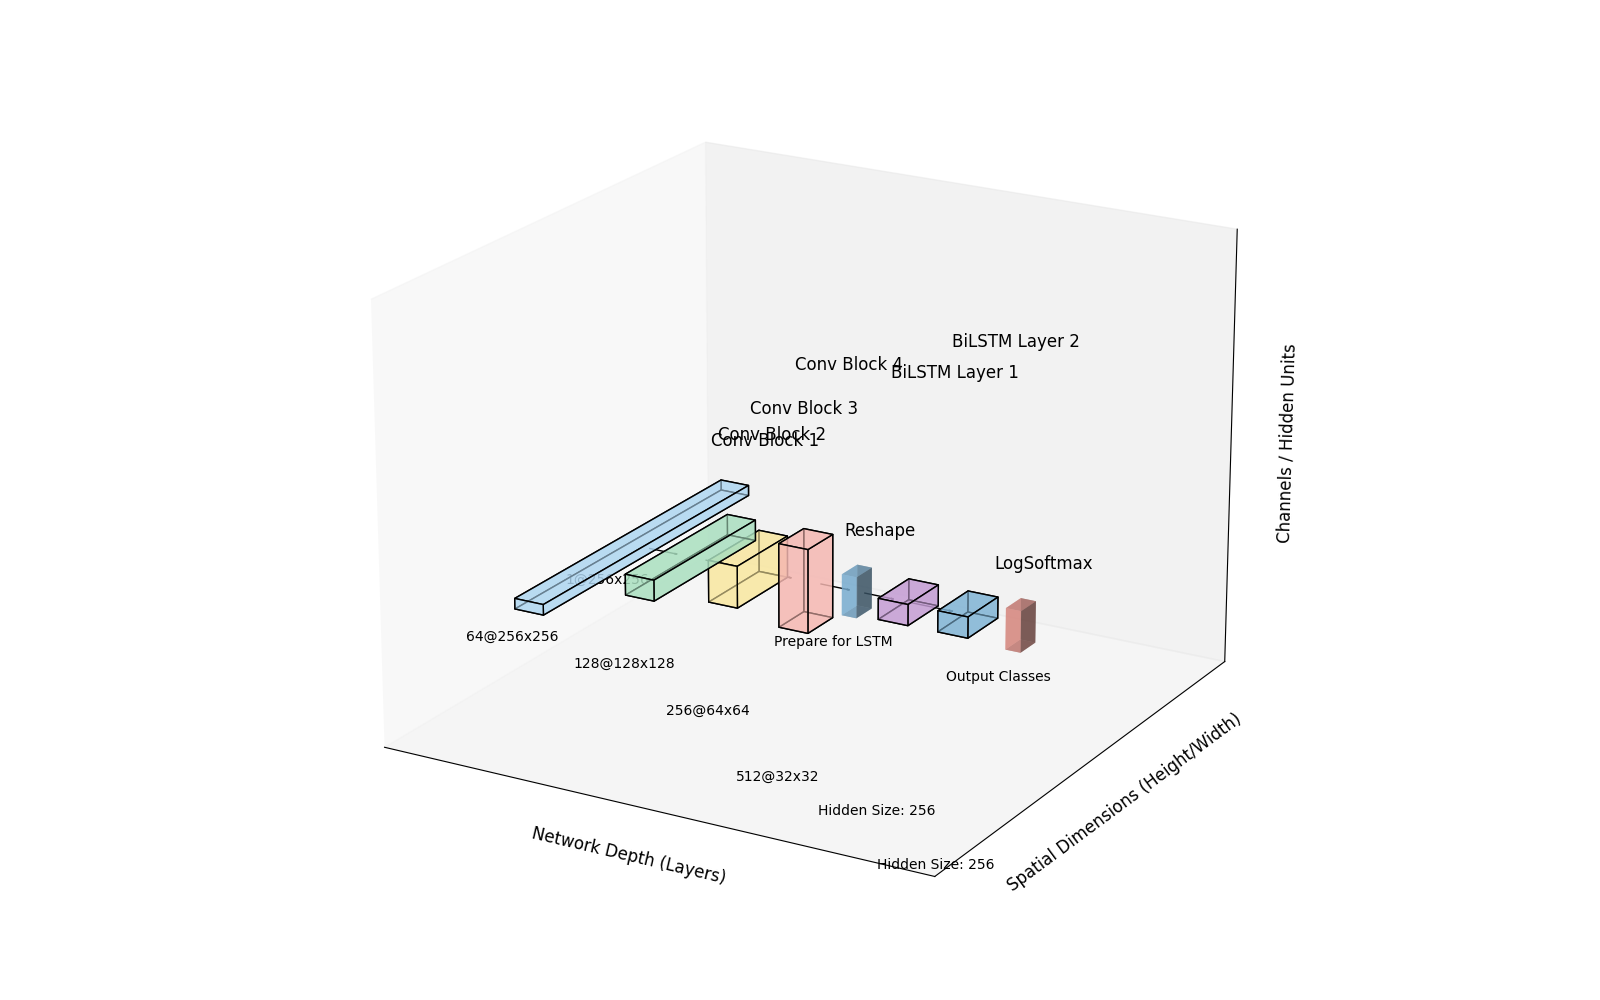

Here is the Python script that generated this plot:
import matplotlib.pyplot as plt
from mpl_toolkits.mplot3d.art3d import Poly3DCollection
import numpy as np


def plot_cube(ax, origin, size, color, label=None):
    """
    Plots a cube in 3D space.

    Parameters:
    - ax: The matplotlib 3D axes object.
    - origin: A tuple (x, y, z) representing the cube's origin.
    - size: A tuple (l, w, h) representing the cube's dimensions.
    - color: The face color of the cube.
    - label: Optional label to place on the cube.
    """
    o = np.array(origin)
    l, w, h = size
    # Define the cube's vertices
    x = [o[0], o[0] + l]
    y = [o[1], o[1] + w]
    z = [o[2], o[2] + h]
    # Vertices of the cube
    vertices = [[x[0], y[0], z[0]],
                [x[1], y[0], z[0]],
                [x[1], y[1], z[0]],
                [x[0], y[1], z[0]],
                [x[0], y[0], z[1]],
                [x[1], y[0], z[1]],
                [x[1], y[1], z[1]],
                [x[0], y[1], z[1]]]
    # Define the 6 faces of the cube
    faces = [[vertices[0], vertices[1], vertices[2], vertices[3]],
             [vertices[4], vertices[5], vertices[6], vertices[7]],
             [vertices[0], vertices[1], vertices[5], vertices[4]],
             [vertices[2], vertices[3], vertices[7], vertices[6]],
             [vertices[1], vertices[2], vertices[6], vertices[5]],
             [vertices[4], vertices[7], vertices[3], vertices[0]]]
    # Plot the cube
    ax.add_collection3d(Poly3DCollection(
        faces, facecolors=color, linewidths=1, edgecolors='black', alpha=0.6))
    # Add label if provided
    if label:
        ax.text(o[0] + l / 2, o[1] + w / 2, o[2] + h / 2, label,
                ha='center', va='center', fontsize=10, color='black')


# Set up the figure and 3D axes
fig = plt.figure(figsize=(16, 10))
ax = fig.add_subplot(111, projection='3d')

# Assume input image size (Height x Width): 256 x 256
input_spatial_size = 256
fixed_height = 256  # As per your model's fixed height
num_pooling_layers = 4  # As per your CNN architecture

# Calculate spatial dimensions after each layer
spatial_sizes = [input_spatial_size]

# CNN Layers configurations
cnn_layers_config = [
    {'name': 'Conv Block 1', 'in_channels': 1, 'out_channels': 64},
    {'name': 'Conv Block 2', 'in_channels': 64, 'out_channels': 128},
    {'name': 'Conv Block 3', 'in_channels': 128, 'out_channels': 256},
    {'name': 'Conv Block 4', 'in_channels': 256, 'out_channels': 512},
]

# LSTM Layers configurations
lstm_layers_config = [
    {'name': 'BiLSTM Layer 1', 'input_size': None, 'hidden_size': 256},
    {'name': 'BiLSTM Layer 2', 'input_size': None, 'hidden_size': 256},
]

# Colors for the cubes
cnn_colors = ['#AED6F1', '#A9DFBF', '#F9E79F', '#F5B7B1']
lstm_colors = ['#C39BD3', '#7FB3D5']

# Scaling factors for visualization
spatial_scaling = 0.05  # Adjust to fit the plot nicely
depth_scaling = 0.02

x_positions = []
current_x = 0

# Offset for z-axis labels to prevent overlap
z_label_offset = 5  # Adjust as needed

# Plot CNN layers
for idx, layer in enumerate(cnn_layers_config):
    # Update spatial size (after Conv + Pooling)
    if idx == 0:
        # First Conv layer, spatial size remains the same after Conv
        spatial_size = spatial_sizes[-1]
    else:
        # For subsequent layers, spatial size is halved after pooling
        spatial_size = spatial_sizes[-1] // 2
    spatial_sizes.append(spatial_size)

    # Dimensions for visualization
    size_x = 2  # Constant width along x-axis (network depth)
    size_y = spatial_size * spatial_scaling  # Spatial dimension scaled
    size_z = layer['out_channels'] * depth_scaling  # Depth scaled

    # Origin of the cube
    origin = (current_x, -size_y / 2, -size_z / 2)

    # Plot the cube
    plot_cube(ax, origin, (size_x, size_y, size_z), cnn_colors[idx])

    # Adjusted z position for the layer label to prevent overlap
    z_position = size_z / 2 + 2 + idx * z_label_offset

    # Add layer label
    ax.text(current_x + size_x / 2, size_y / 2 + 2, z_position,
            layer['name'], ha='center', va='bottom', fontsize=12)

    # Add dimension annotations (adjusted z position)
    annotation = f"{layer['out_channels']}@{spatial_size}x{spatial_size}"
    ax.text(current_x + size_x / 2, -size_y / 2 - 1, -size_z / 2 - 1 - idx * z_label_offset,
            annotation, ha='center', va='top', fontsize=10)

    # Update x position for the next layer
    x_positions.append(current_x)
    current_x += size_x + 2  # Adjust gap between layers

# Reshaping Layer
# Since the reshaping layer flattens the height dimension and prepares data for LSTM, we'll represent it differently.
# Let's use a flat rectangle to symbolize the reshaping process.

# Dimensions for visualization
reshaping_width = 1  # Width along x-axis
reshaping_height = 1  # Very thin to represent flattening
reshaping_depth = 5  # Arbitrary depth for visualization

# Origin of the reshaping layer
origin = (current_x, -reshaping_height / 2, -reshaping_depth / 2)

# Plot the reshaping layer
ax.bar3d(origin[0], origin[1], origin[2], reshaping_width, reshaping_height, reshaping_depth, color='#85C1E9',
         alpha=0.6)
ax.text(current_x + reshaping_width / 2, reshaping_height / 2 + 1, reshaping_depth / 2 + 2,
        'Reshape', ha='center', va='bottom', fontsize=12)

# Add reshaping layer annotation
annotation = f"Prepare for LSTM"
ax.text(current_x + reshaping_width / 2, -reshaping_height / 2 - 1, -reshaping_depth / 2 - 1,
        annotation, ha='center', va='top', fontsize=10)

# Update x position
x_positions.append(current_x)
current_x += reshaping_width + 2  # Adjust gap between layers

# Plot LSTM layers
for idx, layer in enumerate(lstm_layers_config):
    # Dimensions for visualization
    size_x = 2  # Constant width along x-axis (network depth)
    size_y = 2  # Since LSTM processes sequences, we can represent it with a fixed height
    size_z = layer['hidden_size'] * 0.01  # Scaled down for visualization

    # Origin of the cube
    origin = (current_x, -size_y / 2, -size_z / 2)

    # Plot the cube
    plot_cube(ax, origin, (size_x, size_y, size_z), lstm_colors[idx])

    # Adjusted z position for the layer label to prevent overlap
    z_position = size_z / 2 + 2 + (len(cnn_layers_config) + idx) * z_label_offset

    # Add layer label
    ax.text(current_x + size_x / 2, size_y / 2 + 2, z_position,
            layer['name'], ha='center', va='bottom', fontsize=12)

    # Add dimension annotations (adjusted z position)
    annotation = f"Hidden Size: {layer['hidden_size']}"
    ax.text(current_x + size_x / 2, -size_y / 2 - 1, -size_z / 2 - 1 - (len(cnn_layers_config) + idx) * z_label_offset,
            annotation, ha='center', va='top', fontsize=10)

    # Update x position for the next layer
    x_positions.append(current_x)
    current_x += size_x + 2  # Adjust gap between layers

# Output Layer (LogSoftmax)
# Represented as a flat rectangle

# Dimensions for visualization
output_width = 1
output_height = 1
output_depth = 5  # Arbitrary depth

# Origin of the output layer
origin = (current_x, -output_height / 2, -output_depth / 2)

# Plot the output layer
ax.bar3d(origin[0], origin[1], origin[2], output_width, output_height, output_depth, color='#F1948A', alpha=0.6)
ax.text(current_x + output_width / 2, output_height / 2 + 1, output_depth / 2 + 2,
        'LogSoftmax', ha='center', va='bottom', fontsize=12)

# Add output layer annotation
annotation = f"Output Classes"
ax.text(current_x + output_width / 2, -output_height / 2 - 1, -output_depth / 2 - 1,
        annotation, ha='center', va='top', fontsize=10)

# Draw arrows between all layers
for i in range(len(x_positions) - 1):
    # Start point (end of current cube)
    start_x = x_positions[i] + 2 if i < len(cnn_layers_config) else x_positions[i] + reshaping_width
    start_y = 0
    start_z = 0
    # End point (start of next cube)
    end_x = x_positions[i + 1]
    end_y = 0
    end_z = 0
    # Draw arrow
    ax.quiver(start_x, start_y, start_z,
              end_x - start_x, end_y - start_y, end_z - start_z,
              arrow_length_ratio=0.1, color='black', linewidth=1)

# Input Layer Annotation
input_annotation = f"{cnn_layers_config[0]['in_channels']}@{input_spatial_size}x{input_spatial_size}"
ax.text(x_positions[0] - 1, 0, 0 - z_label_offset, input_annotation,
        ha='center', va='center', fontsize=10)

# Set labels and limits
ax.set_xlabel('Network Depth (Layers)', fontsize=12)
ax.set_ylabel('Spatial Dimensions (Height/Width)', fontsize=12)
ax.set_zlabel('Channels / Hidden Units', fontsize=12)
ax.set_xlim(-5, current_x + 5)
ax.set_ylim(-10, 10)
ax.set_zlim(-15, size_z / 2 + 2 + (len(cnn_layers_config) + len(lstm_layers_config)) * z_label_offset + 5)
ax.view_init(elev=20, azim=-60)  # Adjust the view angle

# Hide grid lines
ax.grid(False)
# Hide axes ticks
ax.set_xticks([])
ax.set_yticks([])
ax.set_zticks([])

# Display the plot
plt.tight_layout()
plt.show()
